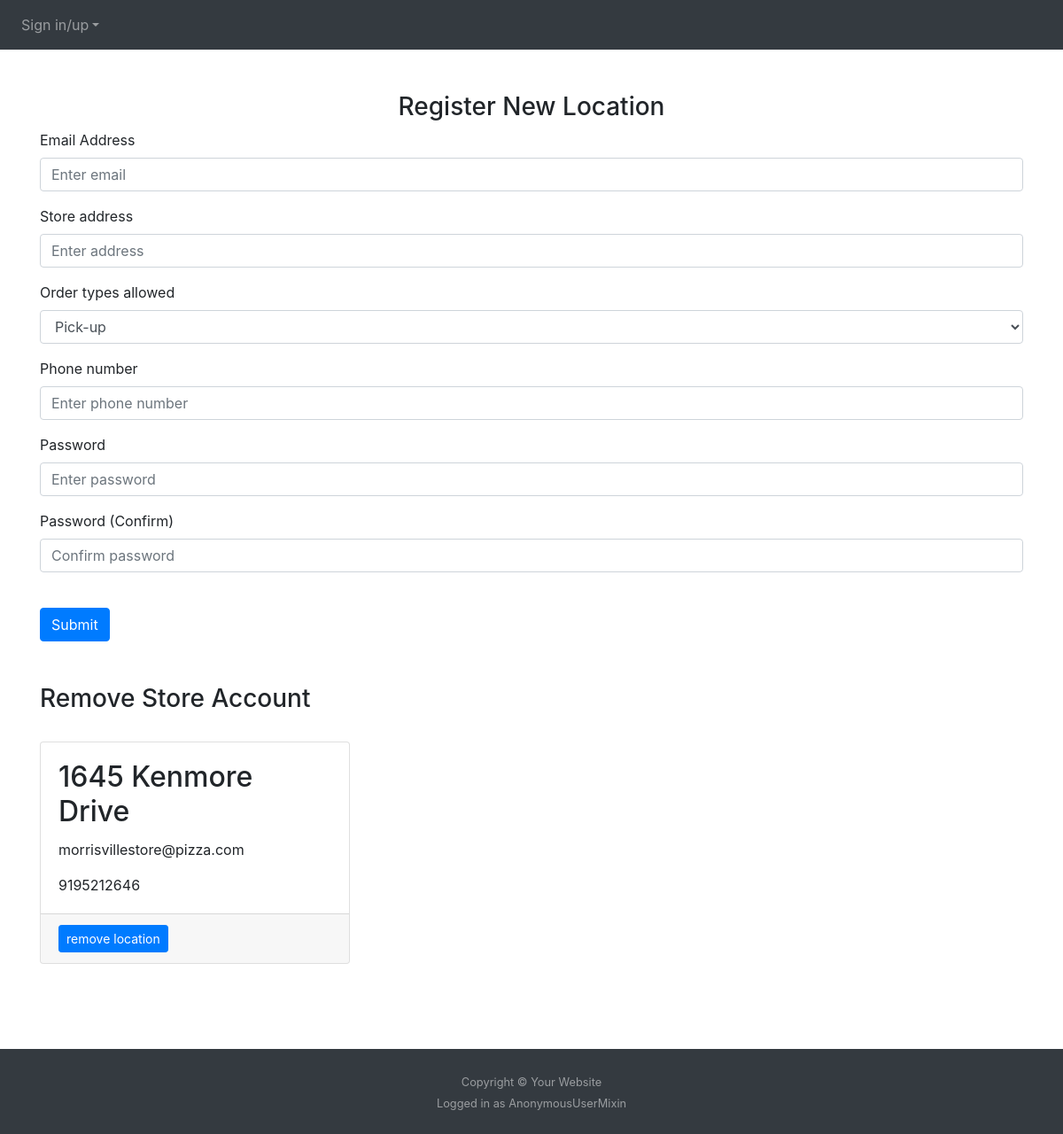
Before: /editusers with the older database file.
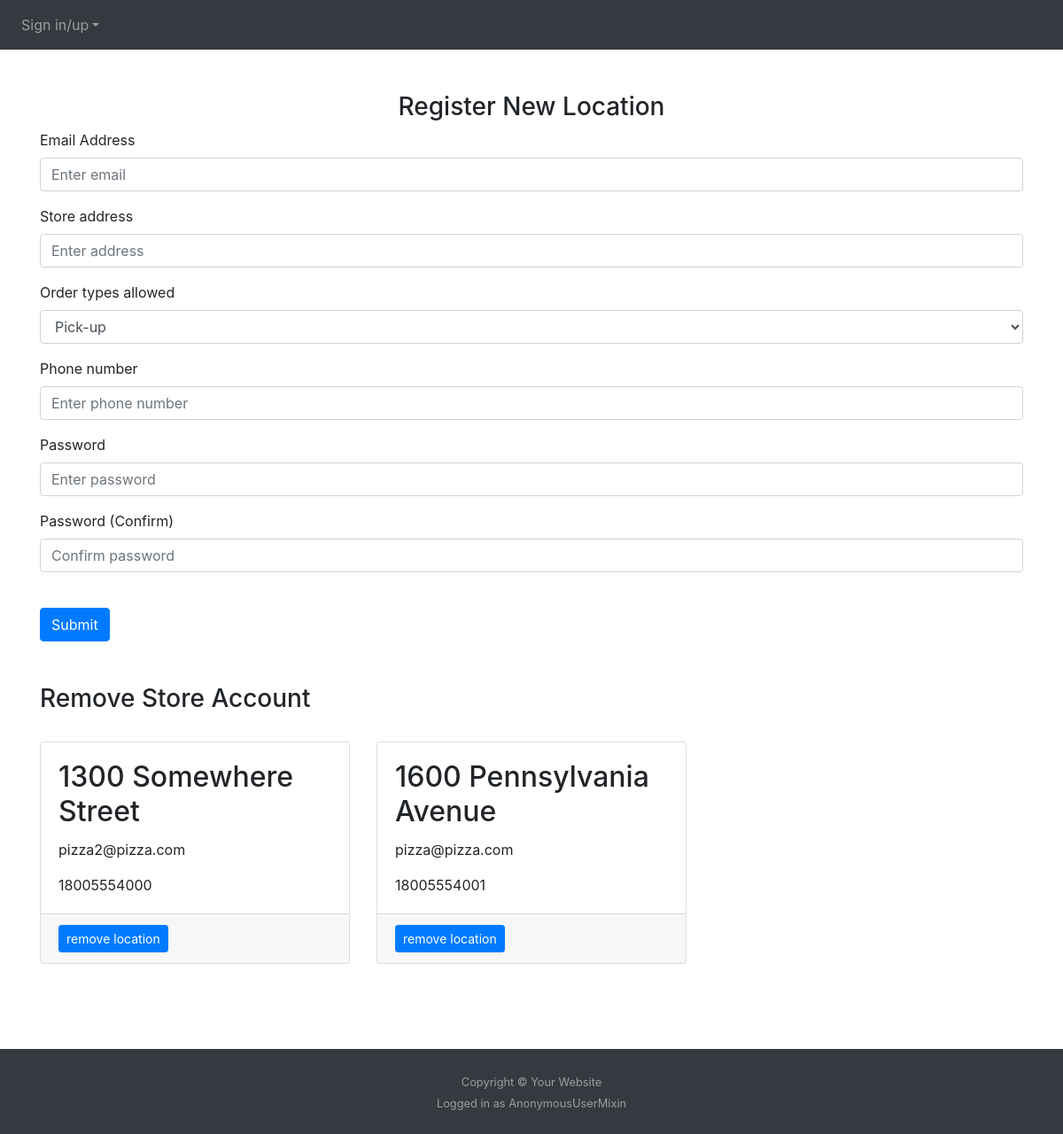
After: the same page with the newer database file.
### website/models.py (models this page shows)
class Store(db.Model, UserMixin): # login for storefront section of website
    id = db.Column(db.Integer, primary_key=True)
    email = db.Column(db.String(150), unique=True) # store contact info
    password = db.Column(db.String(150))
    phone = db.Column(db.String(150)) # store contact info
    address = db.Column(db.String(150)) # helps with user ordering delivery
    open = db.Column(db.Integer) # tells customer side of website when resturant is accepting online orders

### website/admin.py (the view, shortened to what this page needs)
@admin.route('/editusers', methods=['POST', 'GET'])
def create_users():
  rows = Cart.query.filter(Cart.id).count()
  return render_template('editusers.html', user=current_user, account=get_stores(), rows=rows)

### website/menu.py (called while the page is built)
def get_stores():
  ids = [id[0] for id in Store.query.with_entities(Store.id).all()]
  all_stores = []
  for id in ids:
    store = Store.query.filter_by(id=id).first()
    grabber = {'id': 0, 'first_name': '', 'email': 0, 'password': '', 'phone': ''}
    grabber['id'] = store.id
    grabber['first_name'] = store.address
    grabber['email'] = store.email
    grabber['password'] = store.password
    grabber['phone'] = store.phone
    all_stores.append(grabber)
  return all_stores

### website/templates/editusers.html (shortened to what this page needs)
{% extends "base.html" %} {% block title %}Cart{% endblock %}
{% block content%}
<br/><br/>
<form method="POST">
    <h3 align="center">Register New Location</h3>
    <div class="form-group">
      <label for="email">Email Address</label>
      <input
        type="email"
        class="form-control"
        id="email"
        name="email"
        placeholder="Enter email"
      />
    </div>
    <div class="form-group">
      <label for="address">Store address</label>
      <input
        type="address"
        class="form-control"
        id="address"
        name="address"
        placeholder="Enter address"
      />
    </div>
    <div class="form-group">
      <label for="open">Order types allowed</label>
      <select name="open" class="form-control" id="open">
        <option value="1">Pick-up</option>
      </select>
    </div>
    <div class="form-group">
        <label for="phone">Phone number</label>
        <input
          type="text"
          class="form-control"
          id="phone"
          name="phone"
          placeholder="Enter phone number"
        />
      </div>
    <div class="form-group">
      <label for="password1">Password</label>
      <input
        type="password"
        class="form-control"
        id="password1"
        name="password1"
        placeholder="Enter password"
      />
    </div>
    <div class="form-group">
      <label for="password2">Password (Confirm)</label>
      <input
        type="password"
        class="form-control"
        id="password2"
        name="password2"
        placeholder="Confirm password"
      />
    </div>
    <br />
    <button type="submit" class="btn btn-primary">Submit</button>
  </form>
  <br /><br />
  <h3>Remove Store Account</h3>
  <br/>
  <div class="row gx-4 gx-lg-5">
    {% for i in account %}
    <div class="col-md-4 mb-5">
        <div class="card h-100">
            <div class="card-body">
                <h2 class="card-title">{{i.first_name}}</h2>
                <p class="card-text">{{i.email}} </p>
                <p class="card-text">{{i.phone}}</p>
            </div>
            <div class="card-footer"><a class="btn btn-primary btn-sm" href="{{ url_for ('admin.remove_user', id=i.id) }}">remove location</a></div>
        </div>
    </div>
    {% endfor %}
  </div>
  <br/><br/>
  {% endblock %}

Changed rows visible on the page:
added Store: first_name "1300 Somewhere Street", email "pizza2@pizza.com", phone "18005554000"
changed Store: first_name "1645 Kenmore Drive" → "1600 Pennsylvania Avenue"; email "morrisvillestore@pizza.com" → "pizza@pizza.com"; phone "9195212646" → "18005554001"
